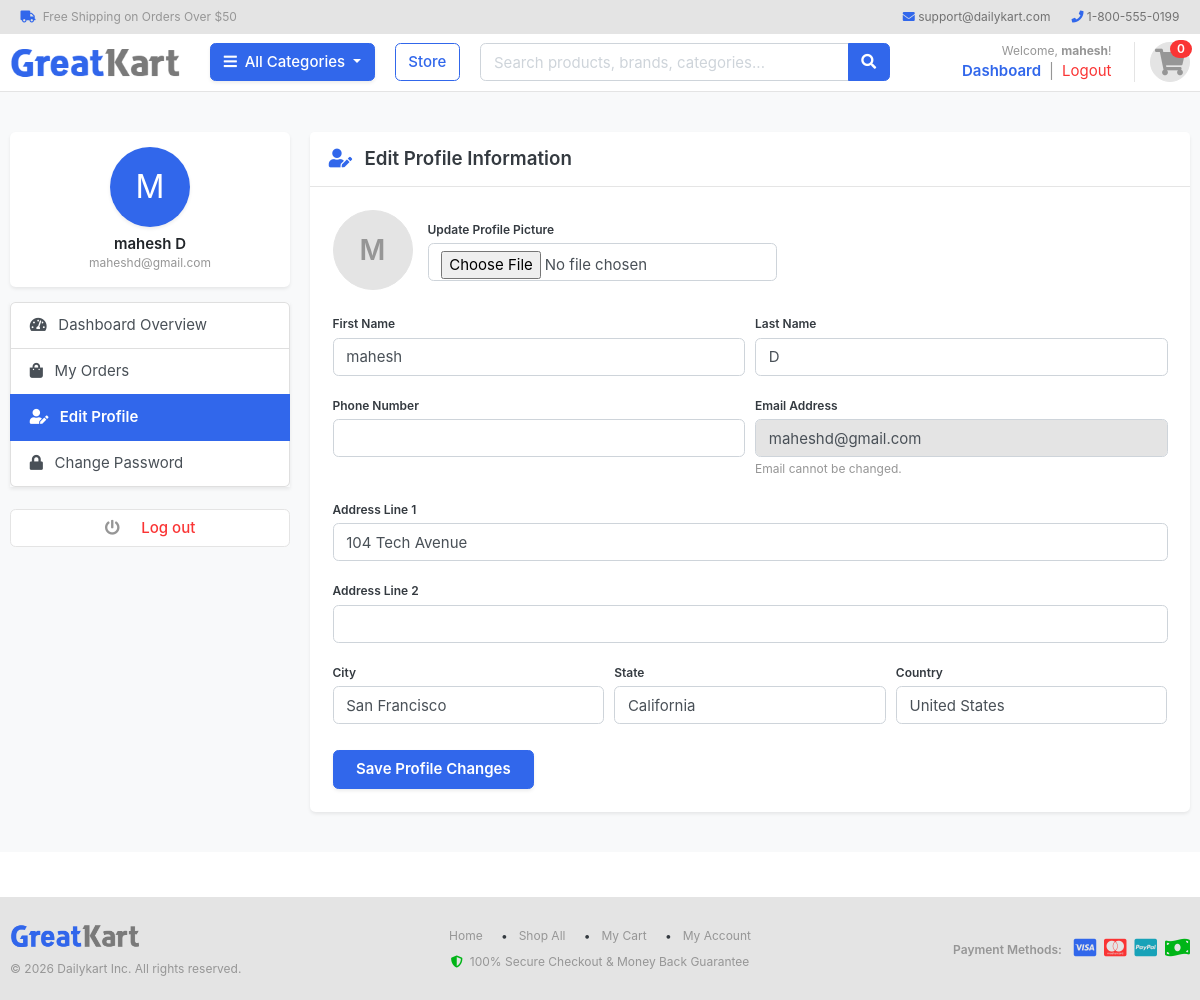
The app's page /accounts/edit_profile/ (signed in) with its own data.
### accounts/models.py (models this page shows, shortened)
class Account(AbstractBaseUser):
    first_name=models.CharField(max_length=100)
    last_name=models.CharField(max_length=100)
    user_name=models.CharField(max_length=50,unique=True)
    email=models.EmailField(max_length=50,unique=True)
    phone_number=models.CharField(max_length=100)
    date_joined=models.DateTimeField(auto_now_add=True)
    last_login=models.DateTimeField(auto_now_add=True)
    is_admin=models.BooleanField(default=False)
    is_staff=models.BooleanField(default=False)
    is_active=models.BooleanField(default=False)
    is_superadmin=models.BooleanField(default=False)
    USERNAME_FIELD='email'
    REQUIRED_FIELDS=['user_name','first_name','last_name']
    objects=MyAccoutmanager()
    def full_name(self):
        return f'{self.first_name} {self.last_name}'

class UserProfile(models.Model):
    user = models.OneToOneField(Account, on_delete=models.CASCADE)
    address_line_1 = models.CharField(blank=True, max_length=100)
    address_line_2 = models.CharField(blank=True, max_length=100)
    profile_picture = models.ImageField(blank=True, upload_to='userprofile')
    city = models.CharField(blank=True, max_length=50)
    state = models.CharField(blank=True, max_length=50)
    country = models.CharField(blank=True, max_length=50)

### accounts/views.py (the view)
# urls.py: path('edit_profile/', views.edit_profile, name='edit_profile'),
@login_required(login_url='login')
def edit_profile(request):
    userprofile, _ = UserProfile.objects.get_or_create(user=request.user)
    if request.method == 'POST':
        user_form = UserForm(request.POST, instance=request.user)
        profile_form = UserProfileForm(request.POST, request.FILES, instance=userprofile)
        if user_form.is_valid() and profile_form.is_valid():
            user_form.save()
            profile_form.save()
            messages.success(request, 'Your profile has been updated successfully!')
            return redirect('edit_profile')
        else:
            messages.error(request, 'Please correct the errors below.')
    else:
        user_form = UserForm(instance=request.user)
        profile_form = UserProfileForm(instance=userprofile)
    context = {
        'user_form': user_form,
        'profile_form': profile_form,
        'userprofile': userprofile,
    }
    return render(request, 'accounts/edit_profile.html', context)

### templates/accounts/edit_profile.html (shortened to what this page needs)
{% extends 'base.html' %}
{% load static %}
{% block content %}
<section class="section-content padding-y bg">
    <div class="container">
        <div class="row">
            {% include 'includes/dashboard_sidebar.html' %}
            <main class="col-md-9">
                <article class="card shadow-sm border-0">
                    <header class="card-header bg-white py-3">
                        <h5 class="font-weight-bold mb-0"><i class="fa fa-user-edit text-primary mr-2"></i> Edit Profile Information</h5>
                    </header>
                    <div class="card-body p-4">
                        <form action="{% url 'edit_profile' %}" method="POST" enctype="multipart/form-data">
                            <div class="d-flex align-items-center mb-4">
                                <div class="mr-3">
                                    {% if userprofile.profile_picture %}
                                    <img src="{{ userprofile.profile_picture.url }}" class="rounded-circle border" style="width: 80px; height: 80px; object-fit: cover;">
                                    {% else %}
                                    <div class="rounded-circle bg-light border d-flex align-items-center justify-content-center text-muted font-weight-bold" style="width: 80px; height: 80px; font-size: 28px;">
                                        {{ user.first_name|first|upper }}
                                    </div>
                                    {% endif %}
                                </div>
                                <div>
                                    <label class="small font-weight-bold mb-1">Update Profile Picture</label>
                                    {{ profile_form.profile_picture }}
                                </div>
                            </div>
                            <div class="form-row">
                                <div class="col form-group">
                                    <label class="small font-weight-bold">First Name</label>
                                    {{ user_form.first_name }}
                                </div>
                                <div class="col form-group">
                                    <label class="small font-weight-bold">Last Name</label>
                                    {{ user_form.last_name }}
                                </div>
                            </div>
                            <div class="form-row">
                                <div class="col form-group col-md-6">
                                    <label class="small font-weight-bold">Phone Number</label>
                                    {{ user_form.phone_number }}
                                </div>
                                <div class="col form-group col-md-6">
                                    <label class="small font-weight-bold">Email Address</label>
                                    <input type="text" class="form-control" value="{{ user.email }}" readonly disabled>
                                    <small class="text-muted">Email cannot be changed.</small>
                                </div>
                            </div>
                            <div class="form-group">
                                <label class="small font-weight-bold">Address Line 1</label>
                                {{ profile_form.address_line_1 }}
                            </div>
                            <div class="form-group">
                                <label class="small font-weight-bold">Address Line 2</label>
                                {{ profile_form.address_line_2 }}
                            </div>
                            <div class="form-row">
                                <div class="col form-group col-md-4">
                                    <label class="small font-weight-bold">City</label>
                                    {{ profile_form.city }}
                                </div>
                                <div class="col form-group col-md-4">
                                    <label class="small font-weight-bold">State</label>
                                    {{ profile_form.state }}
                                </div>
                                <div class="col form-group col-md-4">
                                    <label class="small font-weight-bold">Country</label>
                                    {{ profile_form.country }}
                                </div>
                            </div>
                            <button type="submit" class="btn btn-primary font-weight-bold px-4 py-2 mt-2 shadow-sm">
                                Save Profile Changes
                            </button>
                        </form>
                    </div>
                </article>
            </main>
        </div>
    </div>
</section>
{% endblock %}

### templates/includes/navbar.html (shortened to what this page needs)
{% load static %}
<header class="section-header">
    <nav class="navbar p-md-0 navbar-expand-sm navbar-light border-bottom bg-light">
        <div class="container">
            <div class="collapse navbar-collapse" id="navbarTop4">
                <ul class="navbar-nav mr-auto">
                    <li class="nav-item">
                        <span class="nav-link text-muted small"><i class="fa fa-truck mr-1 text-primary"></i> Free Shipping on Orders Over $50</span>
                    </li>
                </ul>
                <ul class="navbar-nav">
                    <li class="nav-item"><a href="mailto:support@dailykart.com" class="nav-link small"><i class="fa fa-envelope text-primary"></i> support@dailykart.com</a></li>
                    <li class="nav-item"><a href="tel:+18005550199" class="nav-link small"><i class="fa fa-phone text-primary"></i> 1-800-555-0199</a></li>
                </ul>
            </div>
        </div>
    </nav>
    <section class="header-main border-bottom py-2">
        <div class="container">
            <div class="row align-items-center">
                <div class="col-lg-2 col-md-3 col-6">
                    <a href="{% url 'home' %}" class="brand-wrap d-flex align-items-center">
                        <img class="logo" src="{% static 'images/logo.png' %}" alt="Dailykart" style="max-height: 42px;">
                    </a>
                </div>
                <div class="col-lg col-sm col-md col-6 flex-grow-0">
                    <div class="category-wrap dropdown d-inline-block">
                        <button type="button" class="btn btn-primary dropdown-toggle shadow-sm" data-toggle="dropdown">
                            <i class="fa fa-bars mr-1"></i> All Categories
                        </button>
                    </div>
                </div>
                <div class="col-auto">
                    <a href="{% url 'store' %}" class="btn btn-outline-primary">Store</a>
                </div>
                <div class="col-lg col-md-6 col-sm-12 my-2 my-lg-0">
                    <form action="{% url 'search' %}" class="search" method="GET">
                        <div class="input-group w-100">
                            <input type="text" class="form-control" placeholder="Search products, brands, categories..." name="keyword" value="{{ keyword|default:'' }}" required>
                            <div class="input-group-append">
                                <button class="btn btn-primary" type="submit">
                                    <i class="fa fa-search"></i>
                                </button>
                            </div>
                        </div>
                    </form>
                </div>
                <div class="col-lg-3 col-sm-6 col-8 order-2 order-lg-3">
                    <div class="d-flex justify-content-end align-items-center mb-2 mb-lg-0">
                        {% if user.is_authenticated %}
                        <div class="widget-header mr-3 text-right">
                            <small class="title text-muted d-block">Welcome, <strong>{{ user.first_name|default:user.user_name }}</strong>!</small>
                            <div>
                                <a href="{% url 'dashboard' %}" class="text-primary font-weight-bold">Dashboard</a>
                                <span class="text-muted mx-1">|</span>
                                <a href="{% url 'logout' %}" class="text-danger">Logout</a>
                            </div>
                        </div>
                        {% endif %}
                        <a href="{% url 'cart' %}" class="widget-header pl-3 ml-2 border-left position-relative" title="Shopping Cart">
                            <div class="icon icon-sm rounded-circle border bg-light text-primary d-flex align-items-center justify-content-center" style="width:40px; height:40px;">
                                <i class="fa fa-shopping-cart fa-lg"></i>
                            </div>
                            <span class="badge badge-pill badge-danger notify position-absolute" style="top: -2px; right: -2px;">{{ cart_count|default:0 }}</span>
                        </a>
                    </div>
                </div>
            </div>
        </div>
    </section>
</header>

### templates/includes/dashboard_sidebar.html
<aside class="col-md-3 mb-4 mb-md-0">
    <div class="card shadow-sm border-0 mb-3 text-center p-3">
        <div class="mb-2">
            {% if userprofile.profile_picture %}
            <img src="{{ userprofile.profile_picture.url }}" class="rounded-circle shadow-sm" style="width: 80px; height: 80px; object-fit: cover;">
            {% else %}
            <div class="rounded-circle bg-primary text-white d-inline-flex align-items-center justify-content-center shadow-sm" style="width: 80px; height: 80px; font-size: 32px;">
                {{ user.first_name|first|upper }}
            </div>
            {% endif %}
        </div>
        <h6 class="font-weight-bold mb-0 text-dark">{{ user.full_name|default:user.user_name }}</h6>
        <small class="text-muted">{{ user.email }}</small>
    </div>
    <ul class="list-group shadow-sm border-0">
        <a class="list-group-item list-group-item-action {% if '/dashboard/' in request.path %}active font-weight-bold{% endif %}" href="{% url 'dashboard' %}">
            <i class="fa fa-tachometer-alt mr-2"></i> Dashboard Overview
        </a>
        <a class="list-group-item list-group-item-action {% if '/my_orders/' in request.path or '/order_detail/' in request.path %}active font-weight-bold{% endif %}" href="{% url 'my_orders' %}">
            <i class="fa fa-shopping-bag mr-2"></i> My Orders
        </a>
        <a class="list-group-item list-group-item-action {% if '/edit_profile/' in request.path %}active font-weight-bold{% endif %}" href="{% url 'edit_profile' %}">
            <i class="fa fa-user-edit mr-2"></i> Edit Profile
        </a>
        <a class="list-group-item list-group-item-action {% if '/change_password/' in request.path %}active font-weight-bold{% endif %}" href="{% url 'change_password' %}">
            <i class="fa fa-lock mr-2"></i> Change Password
        </a>
    </ul>
    <br>
    <a class="btn btn-light btn-block border text-danger" href="{% url 'logout' %}">
        <i class="fa fa-power-off mr-2"></i> <span class="text">Log out</span>
    </a>
</aside>

### records on screen
Account: first_name "mahesh", first_name|first "M", full_name "mahesh D", email "maheshd@gmail.com", last_name "D"
UserProfile: address_line_1 "104 Tech Avenue", city "San Francisco", state "California", country "United States"

### other values on screen
{{ cart_count|default:0 }} "0"
